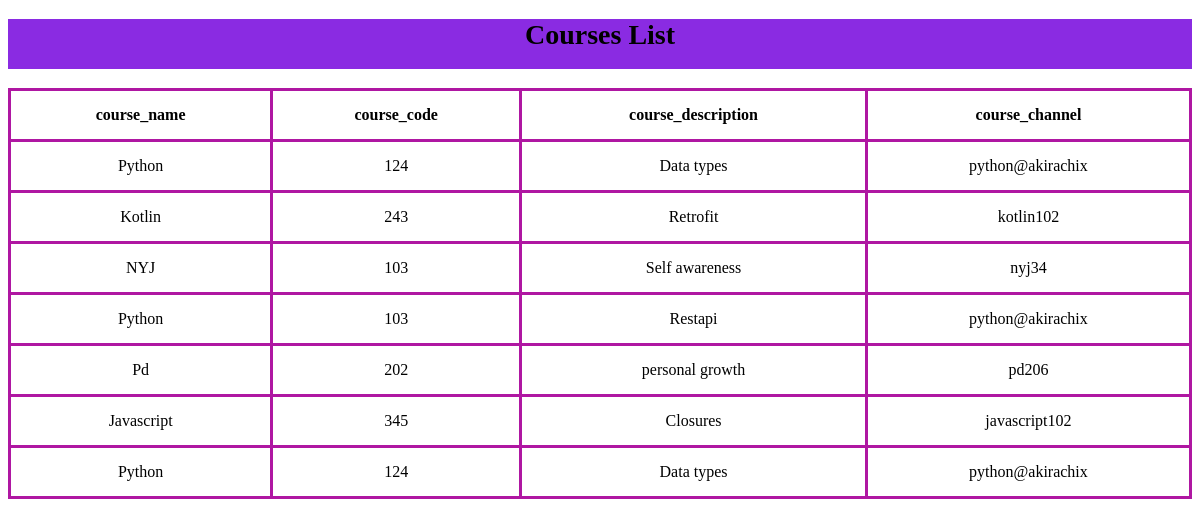
/courses/register_list/, run on the app's committed database.
### courses/models.py (models this page shows)
class Course(models.Model):
    course_name=models.CharField(max_length=12)
    course_code=models.CharField(max_length=6)
    trainer_id=models.CharField(max_length=10)
    course_description=models.CharField(max_length=16)
    course_channel=models.CharField(max_length=16)
    course_email=models.EmailField()

### courses/views.py (the view)
# urls.py: path("register_list/",course_list,name="course_list"),
def course_list(request):
    courses=Course.objects.all()
    return render(request,"course_list.html",{"courses":courses})

### courses/templates/course_list.html (shortened to what this page needs)
<!DOCTYPE html>
<html lang="en">
<head>
</head>
<body>
    <h1>Courses List</h1>
    <table>
        <tr>
            <th>course_name</th>
            <th>course_code</th>
            <th>course_description</th>
            <th> course_channel</th>
      </tr>
        {% for course in courses %}
        <tr>
            <td>{{course.course_name}}</td>
            <td>{{course.course_code}}</td>
            <td>{{course.course_description}}</td>
            <td>{{course.course_channel}}</td>
        </tr>
        {%endfor%}
    </table>
</body>
</html>

### courses/templates/course_list.html (style rules this page uses)
h1 { font-size: 28px; color:black; text-align: center; background-color: blueviolet; height: 50px; }
table, td, th { border: 3px solid rgb(175, 23, 162); text-align: left; text-align: center; }
table { border-collapse: collapse; width: 100%; }
th, td { padding: 15px; }

### data on the page
Course: course_name "Python", course_code "124", course_description "Data types", course_channel "python@akirachix"
Course: course_name "Kotlin", course_code "243", course_description "Retrofit", course_channel "kotlin102"
Course: course_name "NYJ", course_code "103", course_description "Self awareness", course_channel "nyj34"
Course: course_name "Python", course_code "103", course_description "Restapi", course_channel "python@akirachix"
Course: course_name "Pd", course_code "202", course_description "personal growth", course_channel "pd206"
Course: course_name "Javascript", course_code "345", course_description "Closures", course_channel "javascript102"
Course: course_name "Python", course_code "124", course_description "Data types", course_channel "python@akirachix"
